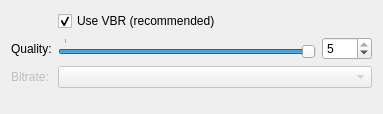
<?xml version="1.0" encoding="UTF-8"?>
<ui version="4.0">
 <class>FdkaacConfigPage</class>
 <widget class="QWidget" name="FdkaacConfigPage">
  <property name="geometry">
   <rect>
    <x>0</x>
    <y>0</y>
    <width>383</width>
    <height>114</height>
   </rect>
  </property>
  <property name="windowTitle">
   <string notr="true">AAC encoding configuration</string>
  </property>
  <layout class="QVBoxLayout" name="verticalLayout_2">
   <item>
    <layout class="QFormLayout" name="formLayout">
     <item row="0" column="1">
      <widget class="QCheckBox" name="useVbrCheckBox">
       <property name="text">
        <string>Use VBR (recommended)</string>
       </property>
       <property name="checked">
        <bool>true</bool>
       </property>
      </widget>
     </item>
     <item row="1" column="0">
      <widget class="QLabel" name="qualityLabel">
       <property name="text">
        <string extracomment="ACC preferences: label caption">Quality:</string>
       </property>
       <property name="buddy">
        <cstring>qualitySlider</cstring>
       </property>
      </widget>
     </item>
     <item row="1" column="1">
      <layout class="QHBoxLayout" name="horizontalLayout_6">
       <item>
        <widget class="QSlider" name="qualitySlider">
         <property name="sizePolicy">
          <sizepolicy hsizetype="Expanding" vsizetype="Fixed">
           <horstretch>0</horstretch>
           <verstretch>0</verstretch>
          </sizepolicy>
         </property>
         <property name="minimum">
          <number>1</number>
         </property>
         <property name="maximum">
          <number>5</number>
         </property>
         <property name="singleStep">
          <number>1</number>
         </property>
         <property name="pageStep">
          <number>1</number>
         </property>
         <property name="value">
          <number>5</number>
         </property>
         <property name="orientation">
          <enum>Qt::Horizontal</enum>
         </property>
         <property name="tickPosition">
          <enum>QSlider::TicksAbove</enum>
         </property>
         <property name="tickInterval">
          <number>50</number>
         </property>
        </widget>
       </item>
       <item>
        <widget class="QSpinBox" name="qualitySpin">
         <property name="minimumSize">
          <size>
           <width>50</width>
           <height>0</height>
          </size>
         </property>
         <property name="minimum">
          <number>1</number>
         </property>
         <property name="maximum">
          <number>5</number>
         </property>
         <property name="value">
          <number>5</number>
         </property>
        </widget>
       </item>
      </layout>
     </item>
     <item row="2" column="0">
      <widget class="QLabel" name="cbrBitrateLabel">
       <property name="enabled">
        <bool>false</bool>
       </property>
       <property name="text">
        <string extracomment="ACC preferences: label caption">Bitrate:</string>
       </property>
       <property name="buddy">
        <cstring>cbrBitrateComboBox</cstring>
       </property>
      </widget>
     </item>
     <item row="2" column="1">
      <widget class="QComboBox" name="cbrBitrateComboBox">
       <property name="enabled">
        <bool>false</bool>
       </property>
       <property name="toolTip">
        <string>Sets target bitrate (in kb/s).</string>
       </property>
      </widget>
     </item>
    </layout>
   </item>
  </layout>
 </widget>
 <tabstops>
  <tabstop>qualitySlider</tabstop>
  <tabstop>qualitySpin</tabstop>
 </tabstops>
 <resources/>
 <connections>
  <connection>
   <sender>qualitySlider</sender>
   <signal>valueChanged(int)</signal>
   <receiver>qualitySpin</receiver>
   <slot>setValue(int)</slot>
   <hints>
    <hint type="sourcelabel">
     <x>274</x>
     <y>61</y>
    </hint>
    <hint type="destinationlabel">
     <x>316</x>
     <y>63</y>
    </hint>
   </hints>
  </connection>
  <connection>
   <sender>qualitySpin</sender>
   <signal>valueChanged(int)</signal>
   <receiver>qualitySlider</receiver>
   <slot>setValue(int)</slot>
   <hints>
    <hint type="sourcelabel">
     <x>311</x>
     <y>52</y>
    </hint>
    <hint type="destinationlabel">
     <x>286</x>
     <y>54</y>
    </hint>
   </hints>
  </connection>
 </connections>
</ui>
